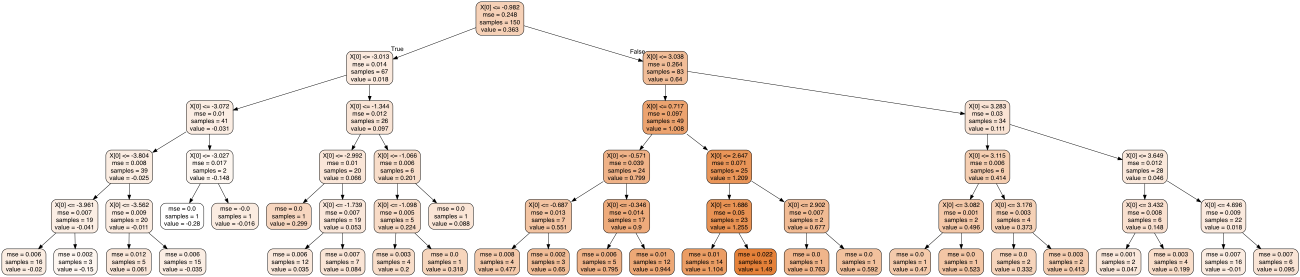
#> input picture ML-Project6/small_tree.png, 3900 x 830 px (shown at 1/3 size)
$ jupyter execute --allow-errors Project6.ipynb   (shell and % lines are left out)
#> lines starting #> are read from the running program, lines starting #| are printed output that depends on the picture
## Decision trees: classification and regression

Import of libraries

[cell 1]
from __future__ import division, print_function
# turn off warnings of Anaconda
import warnings
warnings.filterwarnings('ignore')
import numpy as np
import pandas as pd
import pylab as plt
import seaborn as sns
from matplotlib import pyplot as plt
import math

Plot to compare different classification parameters (Shenon entropy, Gini impurity index, Misclassification score)

[cell 2]
plt.rcParams['figure.figsize'] = (6,4)
xx = np.linspace(0,1,50)
plt.figure(num='measurement of impurity',figsize=(12,8))
plt.plot(xx, [2 * x * (1-x) for x in xx], label='gini')
plt.plot(xx, [4 * x * (1-x) for x in xx], label='2*gini')
plt.plot(xx, [-x * np.log2(x) - (1-x) * np.log2(1 - x)  for x in xx], label='entropy')
plt.plot(xx, [1 - max(x, 1-x) for x in xx], label='missclass')
plt.plot(xx, [2 - 2 * max(x, 1-x) for x in xx], label='2*missclass')
plt.xlabel('p+')
plt.ylabel('criterion')
plt.title('Classification parameters as functions of p+ (for the binary classification case)')
plt.legend();
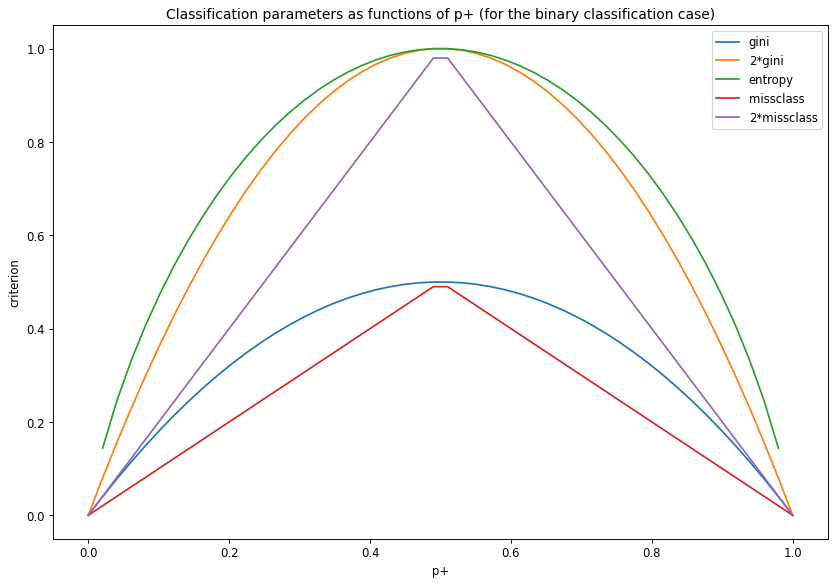
#> figure drawn by matplotlib, 1 panel; curve peaks at x = 0.49, y = 0.5; curve peaks at x = 0.49, y = 1

Random generation of two different types of data

[cell 3]
np.random.seed(123)

[cell 4]
# class one
# np.seed = 7
train_data = np.random.normal(size=(100, 2))
train_labels = np.zeros(100)

# class two
train_data = np.r_[train_data, np.random.normal(size=(100, 2), loc=2)]
train_labels = np.r_[train_labels, np.ones(100)]

Visualisation of these two classes

[cell 5]
plt.rcParams['figure.figsize'] = (10,8)
plt.scatter(train_data[:, 0], train_data[:, 1], c=train_labels, s=100,
cmap='autumn', edgecolors='black', linewidth=1.5);
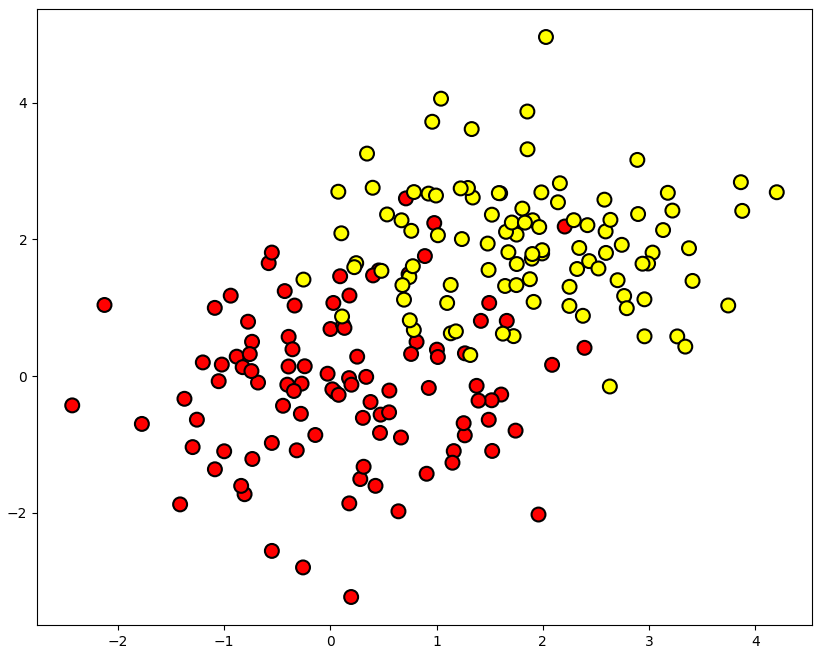
#> figure drawn by matplotlib, 1 panel

Decision tree training code

[cell 6]
# function for the grid to use for the decision tree results visualization
def get_grid(data):
    x_min, x_max = data[:, 0].min() - 1, data[:, 0].max() + 1
    y_min, y_max = data[:, 1].min() - 1, data[:, 1].max() + 1
    return np.meshgrid(np.arange(x_min, x_max, 0.01), np.arange(y_min, y_max, 0.01))

[cell 7]
def decisiontree_visualization(data,labels):
    from sklearn.tree import DecisionTreeClassifier
    # parameter min_samples_leaf is the minimal number of the elements
    # for the node splitting
    clf_tree = DecisionTreeClassifier(criterion='entropy', max_depth=3, random_state=17)

    # tree training
    clf_tree.fit(data, labels)

    # code to show the data splitting
    xx, yy = get_grid(data)
    predicted = clf_tree.predict(np.c_[xx.ravel(), yy.ravel()]).reshape(xx.shape)
    plt.pcolormesh(xx, yy, predicted, cmap='autumn')
    plt.scatter(data[:, 0], data[:, 1], c=labels, s=100,
    cmap='autumn', edgecolors='black', linewidth=1.5);

Code to plot the tree using png file (you can just open png file itself for a better quality)

[cell 8]
# let's rotate the samples in the same angles so that we rotate the coordinate system
#use the rotation matrix
def rotate(data, angle):
    rotation_matrix = np.array([np.cos(angle*math.pi/180.0), -np.sin(angle*math.pi/180.0), np.sin(angle*math.pi/180.0),
                       np.cos(angle*math.pi/180.0)]).reshape(2,2)
    rotated_data = [np.dot(rotation_matrix, np.transpose(sample)) for sample in data]
    rotated_data = np.asarray(rotated_data)
    return rotated_data

[cell 9]
rotated_train_data = rotate(train_data, 30)

[cell 10]
plt.figure(num='rotation & decision tree',figsize=(20,45))

for sub in range(1,37):

    plt.subplot(9,4, sub)
    rotated_train_data = rotate(train_data, (sub-1)*10)
    decisiontree_visualization(rotated_train_data,train_labels)
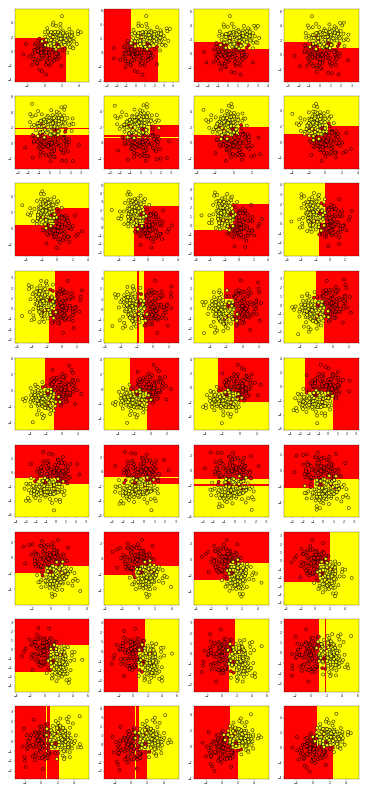
#> figure drawn by matplotlib, 36 panels

[cell 11]
from sklearn.tree import export_graphviz

#> (the rest of this cell did not finish here and is left out)

[cell 12]
import matplotlib.image as mp
import matplotlib.pyplot as plt

plt.figure(num='tree',figsize=(12,12))


img = mp.imread("small_tree.png")
#> img is the input picture: shape (830, 3900, 4) float32; mean R, G, B, A 0.962, 0.935, 0.918, 1
plt.imshow(img)
plt.show()

Generate data about the function $f(x) = e^{-x^2} + 1.5 e^{-(x-2)^2}$ to train a decison tree for regression

[cell 13]
n_train = 150
n_test = 1000
noise = 0.1

def f(x):
 x = x.ravel()
 return np.exp(-x ** 2) + 1.5 * np.exp(-(x - 2) ** 2)

def generate(n_samples, noise):
 X = np.random.rand(n_samples) * 10 - 5
 X = np.sort(X).ravel()
 y = np.exp(-X ** 2) + 1.5 * np.exp(-(X - 2) ** 2) + np.random.normal(0.0, noise, n_samples)
 X = X.reshape((n_samples, 1))
 return X, y

X_train, y_train = generate(n_samples=n_train, noise=noise)
X_test, y_test = generate(n_samples=n_test, noise=noise)

from sklearn.tree import DecisionTreeRegressor

reg_tree = DecisionTreeRegressor(max_depth=5, random_state=17)

reg_tree.fit(X_train, y_train)
reg_tree_pred = reg_tree.predict(X_test)

plt.figure(figsize=(10, 6))
plt.plot(X_test, f(X_test), "b")
plt.scatter(X_train, y_train, c="b", s=20)
plt.plot(X_test, reg_tree_pred, "g", lw=2)
plt.xlim([-5, 5])
plt.title("Decision tree regressor, MSE = %.2f" % np.sum((y_test - reg_tree_pred) ** 2))
plt.show()
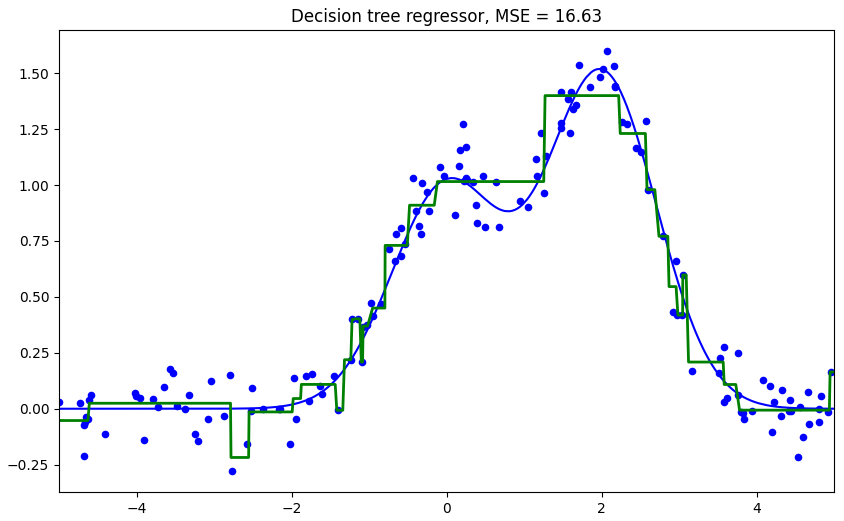
#> figure drawn by matplotlib, 1 panel; curve peaks at x = 1.98, y = 1.52; curve peaks at x = 1.27, y = 1.4

[cell 14]
dot_data = export_graphviz(reg_tree,
out_file="small_tree.dot", rounded = True, filled=True)

plt.figure(num='tree',figsize=(12,12))


img = mp.imread("small_tree.png")
plt.imshow(img)
plt.show()

In the last cell of the code compare performance of the decision tree with a polynomial regression.

[cell 15]
from sklearn.preprocessing import PolynomialFeatures
from sklearn.linear_model import LinearRegression

def polyreg(X_train, y_train, X_test, y_test, deg):

    poly_features = PolynomialFeatures(degree = deg, include_bias =False)
    X_poly = poly_features.fit_transform(X_train)
    lin_reg = LinearRegression()
    lin_reg.fit(X_poly,y_train)


    X_test_poly = poly_features.fit_transform(X_test)
    y_predict = lin_reg.predict(X_test_poly)
    mse = np.sum((y_test - y_predict) ** 2)

    return mse, y_predict

[cell 16]
#let me first find the suitable parameters for the ploy regression

plt.figure(num='linear_reg',figsize=(18,6))

for subplot in range(241,249):
    mse, y_predict = polyreg(X_train, y_train, X_test, y_test, (subplot-237))

    plt.subplot(subplot)
    plt.plot(X_train, y_train, "b.")
    plt.plot(X_test, y_predict, "r-", linewidth=2)
    plt.xlabel("$x_1$", fontsize=18)
    plt.ylabel("$y$", rotation=0, fontsize=18)
    plt.legend(loc="upper left", fontsize=14)
    plt.axis([min(X_train), max(X_train), min(y_train), max(y_train)])
    plt.title("degree = " + str(subplot-237) + " mse = " + str(round(mse,2)))
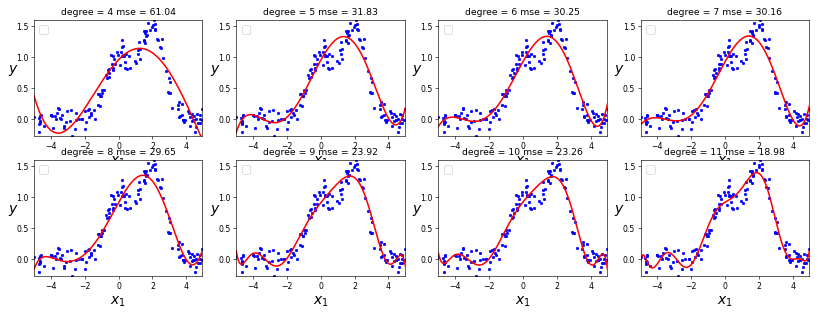
#> figure drawn by matplotlib, 8 panels; panel 1: curve peaks at x = 2.08, y = 1.6; panel 1: curve peaks at x = 1.25, y = 1.14; panel 2: curve peaks at x = 2.08, y = 1.6; panel 2: curve peaks at x = 1.35, y = 1.33
